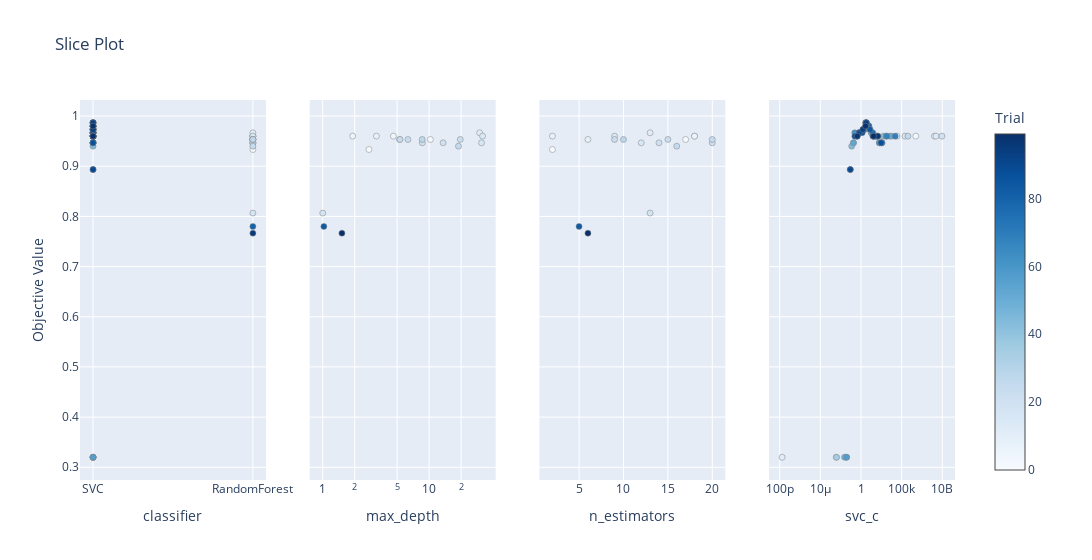

The notebook cell this image was saved under:
### Code cell
optuna.visualization.plot_slice(study)

### Figure 1 — Plotly figure (JSON) as saved in the notebook; plotly's stock layout.template omitted (floating-point values rounded to 4 significant figures)
{"data": [{"marker": {"color": [0, 1, 2, 3, 4, 5, 6, 7, 8, 9, 10, 11, 12, 13, 14, 15, 16, 17, 18, 19, 20, 21, 22, 23, 24, 25, 26, 27, 28, 29, 30, 31, 32, 33, 34, 35, 36, 37, 38, 39, 40, 41, 42, 43, 44, 45, 46, 47, 48, 49, 50, 51, 52, 53, 54, 55, 56, 57, 58, 59, 60, 61, 62, 63, 64, 65, 66, 67, 68, 69, 70, 71, 72, 73, 74, 75, 76, 77, 78, 79, 80, 81, 82, 83, 84, 85, 86, 87, 88, 89, 90, 91, 92, 93, 94, 95, 96, 97, 98, 99], "colorbar": {"title": {"text": "Trial"}, "x": 1, "xpad": 40}, "colorscale": [[0, "rgb(247,251,255)"], [0.125, "rgb(222,235,247)"], [0.25, "rgb(198,219,239)"], [0.375, "rgb(158,202,225)"], [0.5, "rgb(107,174,214)"], [0.625, "rgb(66,146,198)"], [0.75, "rgb(33,113,181)"], [0.875, "rgb(8,81,156)"], [1, "rgb(8,48,107)"]], "line": {"color": "Grey", "width": 0.5}, "showscale": true}, "mode": "markers", "showlegend": false, "type": "scatter", "x": ["SVC", "RandomForest", "RandomForest", "SVC", "SVC", "RandomForest", "RandomForest", "SVC", "RandomForest", "RandomForest", "SVC", "SVC", "RandomForest", "SVC", "SVC", "RandomForest", "RandomForest", "SVC", "RandomForest", "SVC", "RandomForest", "RandomForest", "RandomForest", "RandomForest", "RandomForest", "RandomForest", "SVC", "RandomForest", "SVC", "SVC", "SVC", "SVC", "SVC", "SVC", "SVC", "SVC", "SVC", "SVC", "SVC", "SVC", "SVC", "SVC", "SVC", "SVC", "SVC", "SVC", "SVC", "SVC", "SVC", "SVC", "SVC", "SVC", "SVC", "SVC", "SVC", "SVC", "SVC", "SVC", "SVC", "SVC", "SVC", "SVC", "SVC", "SVC", "SVC", "SVC", "SVC", "SVC", "SVC", "SVC", "SVC", "SVC", "SVC", "SVC", "SVC", "SVC", "SVC", "SVC", "SVC", "SVC", "RandomForest", "SVC", "SVC", "SVC", "SVC", "SVC", "SVC", "SVC", "SVC", "SVC", "SVC", "SVC", "SVC", "SVC", "SVC", "RandomForest", "SVC", "SVC", "SVC", "SVC"], "xaxis": "x", "y": [0.32, 0.9333, 0.9533, 0.96, 0.9467, 0.96, 0.96, 0.9467, 0.96, 0.9533, 0.96, 0.32, 0.9667, 0.96, 0.96, 0.96, 0.9467, 0.96, 0.8067, 0.96, 0.9467, 0.9467, 0.9533, 0.9533, 0.9533, 0.94, 0.96, 0.9533, 0.9733, 0.9667, 0.9733, 0.9667, 0.9667, 0.32, 0.9467, 0.32, 0.98, 0.96, 0.9733, 0.98, 0.96, 0.9867, 0.98, 0.9667, 0.94, 0.96, 0.98, 0.9667, 0.32, 0.96, 0.96, 0.98, 0.9867, 0.9467, 0.9467, 0.9733, 0.96, 0.32, 0.96, 0.9733, 0.9467, 0.98, 0.9667, 0.96, 0.9733, 0.98, 0.96, 0.96, 0.96, 0.96, 0.9867, 0.98, 0.96, 0.9733, 0.9667, 0.98, 0.9467, 0.9667, 0.8933, 0.9667, 0.78, 0.98, 0.98, 0.96, 0.9733, 0.9667, 0.96, 0.9467, 0.96, 0.9667, 0.8933, 0.9867, 0.9867, 0.9867, 0.9733, 0.7667, 0.96, 0.96, 0.98, 0.96], "yaxis": "y"}, {"marker": {"color": [1, 2, 5, 6, 8, 9, 12, 15, 16, 18, 20, 21, 22, 23, 24, 25, 27, 80, 95], "colorbar": {"title": {"text": "Trial"}, "x": 1, "xpad": 40}, "colorscale": [[0, "rgb(247,251,255)"], [0.125, "rgb(222,235,247)"], [0.25, "rgb(198,219,239)"], [0.375, "rgb(158,202,225)"], [0.5, "rgb(107,174,214)"], [0.625, "rgb(66,146,198)"], [0.75, "rgb(33,113,181)"], [0.875, "rgb(8,81,156)"], [1, "rgb(8,48,107)"]], "line": {"color": "Grey", "width": 0.5}, "showscale": false}, "mode": "markers", "showlegend": false, "type": "scatter", "x": [2.719, 10.28, 4.621, 1.915, 3.198, 5.276, 29.86, 31.83, 31.09, 1.0, 13.55, 8.631, 19.64, 6.325, 5.324, 18.9, 8.618, 1.025, 1.515], "xaxis": "x2", "y": [0.9333, 0.9533, 0.96, 0.96, 0.96, 0.9533, 0.9667, 0.96, 0.9467, 0.8067, 0.9467, 0.9467, 0.9533, 0.9533, 0.9533, 0.94, 0.9533, 0.78, 0.7667], "yaxis": "y2"}, {"marker": {"color": [1, 2, 5, 6, 8, 9, 12, 15, 16, 18, 20, 21, 22, 23, 24, 25, 27, 80, 95], "colorbar": {"title": {"text": "Trial"}, "x": 1, "xpad": 40}, "colorscale": [[0, "rgb(247,251,255)"], [0.125, "rgb(222,235,247)"], [0.25, "rgb(198,219,239)"], [0.375, "rgb(158,202,225)"], [0.5, "rgb(107,174,214)"], [0.625, "rgb(66,146,198)"], [0.75, "rgb(33,113,181)"], [0.875, "rgb(8,81,156)"], [1, "rgb(8,48,107)"]], "line": {"color": "Grey", "width": 0.5}, "showscale": false}, "mode": "markers", "showlegend": false, "type": "scatter", "x": [2, 17, 18, 18, 2, 6, 13, 9, 12, 13, 14, 20, 15, 9, 20, 16, 10, 5, 6], "xaxis": "x3", "y": [0.9333, 0.9533, 0.96, 0.96, 0.96, 0.9533, 0.9667, 0.96, 0.9467, 0.8067, 0.9467, 0.9467, 0.9533, 0.9533, 0.9533, 0.94, 0.9533, 0.78, 0.7667], "yaxis": "y3"}, {"marker": {"color": [0, 3, 4, 7, 10, 11, 13, 14, 17, 19, 26, 28, 29, 30, 31, 32, 33, 34, 35, 36, 37, 38, 39, 40, 41, 42, 43, 44, 45, 46, 47, 48, 49, 50, 51, 52, 53, 54, 55, 56, 57, 58, 59, 60, 61, 62, 63, 64, 65, 66, 67, 68, 69, 70, 71, 72, 73, 74, 75, 76, 77, 78, 79, 81, 82, 83, 84, 85, 86, 87, 88, 89, 90, 91, 92, 93, 94, 96, 97, 98, 99], "colorbar": {"title": {"text": "Trial"}, "x": 1, "xpad": 40}, "colorscale": [[0, "rgb(247,251,255)"], [0.125, "rgb(222,235,247)"], [0.25, "rgb(198,219,239)"], [0.375, "rgb(158,202,225)"], [0.5, "rgb(107,174,214)"], [0.625, "rgb(66,146,198)"], [0.75, "rgb(33,113,181)"], [0.875, "rgb(8,81,156)"], [1, "rgb(8,48,107)"]], "line": {"color": "Grey", "width": 0.5}, "showscale": false}, "mode": "markers", "showlegend": false, "type": "scatter", "x": [0.0009045, 5491000.0, 0.1178, 385.6, 1073000000.0, 1.973e-10, 1681000000.0, 26220.0, 255100.0, 9070000000.0, 597900.0, 13.03, 18.65, 2.563, 18.84, 0.5314, 0.01605, 189.0, 0.000973, 8.911, 6386.0, 2.057, 6.688, 592.1, 3.997, 5.016, 18.55, 0.07229, 119.8, 3.621, 0.7934, 0.009464, 0.2718, 3651.0, 9.53, 3.853, 0.1198, 302.8, 1.734, 53.71, 0.0172, 1182.0, 2.609, 176.9, 8.551, 0.1699, 35.84, 2.096, 5.642, 43.79, 0.3337, 1528.0, 16030.0, 4.53, 8.489, 72.1, 1.935, 0.6155, 7.519, 374.0, 27.86, 0.04676, 0.5671, 8.637, 5.54, 83.33, 12.63, 1.408, 0.1744, 294.5, 29.3, 0.6193, 0.04907, 4.68, 3.987, 4.326, 1.722, 119.5, 0.35, 3.625, 34.57], "xaxis": "x4", "y": [0.32, 0.96, 0.9467, 0.9467, 0.96, 0.32, 0.96, 0.96, 0.96, 0.96, 0.96, 0.9733, 0.9667, 0.9733, 0.9667, 0.9667, 0.32, 0.9467, 0.32, 0.98, 0.96, 0.9733, 0.98, 0.96, 0.9867, 0.98, 0.9667, 0.94, 0.96, 0.98, 0.9667, 0.32, 0.96, 0.96, 0.98, 0.9867, 0.9467, 0.9467, 0.9733, 0.96, 0.32, 0.96, 0.9733, 0.9467, 0.98, 0.9667, 0.96, 0.9733, 0.98, 0.96, 0.96, 0.96, 0.96, 0.9867, 0.98, 0.96, 0.9733, 0.9667, 0.98, 0.9467, 0.9667, 0.8933, 0.9667, 0.98, 0.98, 0.96, 0.9733, 0.9667, 0.96, 0.9467, 0.96, 0.9667, 0.8933, 0.9867, 0.9867, 0.9867, 0.9733, 0.96, 0.96, 0.98, 0.96], "yaxis": "y4"}], "layout": {"title": {"text": "Slice Plot"}, "width": 1200, "xaxis": {"anchor": "y", "domain": [0, 0.2125], "title": {"text": "classifier"}}, "xaxis2": {"anchor": "y2", "domain": [0.2625, 0.475], "title": {"text": "max_depth"}, "type": "log"}, "xaxis3": {"anchor": "y3", "domain": [0.525, 0.7375], "title": {"text": "n_estimators"}}, "xaxis4": {"anchor": "y4", "domain": [0.7875, 1], "title": {"text": "svc_c"}, "type": "log"}, "yaxis": {"anchor": "x", "domain": [0, 1], "title": {"text": "Objective Value"}}, "yaxis2": {"anchor": "x2", "domain": [0, 1], "matches": "y", "showticklabels": false}, "yaxis3": {"anchor": "x3", "domain": [0, 1], "matches": "y", "showticklabels": false}, "yaxis4": {"anchor": "x4", "domain": [0, 1], "matches": "y", "showticklabels": false}}}
